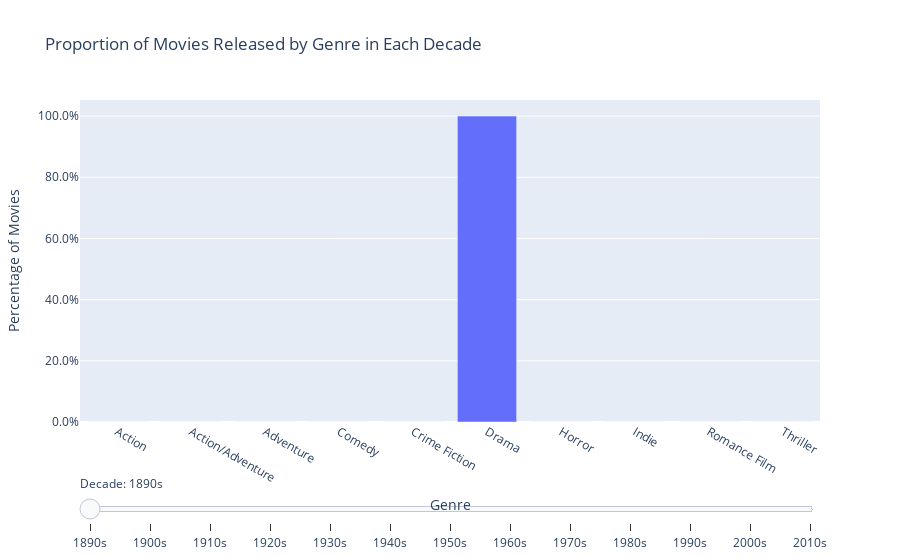

Notebook source saved alongside this figure:
### Markdown cell above
These plots show that drama, comedy, and documentary movies have steadily increased over time, peaking in the 2000s. Genres like black-and-white and silent films were popular in the early 20th century but declined afterward. More action, horror, and thriller movies have emerged in recent decades, reflecting changing audience preferences. Overall, the data indicates a shift towards more diverse genres over time, with significant growth in certain types of films in the latter half of the 20th century and beyond.

### Code cell
import plotly.graph_objects as go
import pandas as pd
movies_per_decade_by_genre = movies_per_decade_genres_10.T

# Ensure your DataFrame `movies_per_decade_by_genre_normalized` is defined and normalized
movies_per_decade_by_genre_normalized = movies_per_decade_by_genre.div(movies_per_decade_by_genre.sum(axis=1), axis=0)

# Create an interactive figure
fig = go.Figure()

# Iterate through each decade and create a bar plot for it
for decade in movies_per_decade_by_genre_normalized.index:
    fig.add_trace(go.Bar(
        x=movies_per_decade_by_genre_normalized.columns,
        y=movies_per_decade_by_genre_normalized.loc[decade],  # Convert to percentage
        name=f'{decade}s',
        visible=False  # Initially set all traces to invisible
    ))

# Set the first decade to be visible
fig.data[0].visible = True

# Create the slider steps
steps = []
for i, decade in enumerate(movies_per_decade_by_genre_normalized.index):
    step = dict(
        method="update",
        args=[{"visible": [False] * len(fig.data)}],  # Hide all traces
        label=f"{decade}s"
    )
    step["args"][0]["visible"][i] = True  # Set the current decade's trace to visible
    steps.append(step)

# Create slider
sliders = [dict(
    active=0,
    currentvalue={"prefix": "Decade: "},
    pad={"t": 50},
    steps=steps
)]

# Update the layout to include the slider
fig.update_layout(
    sliders=sliders,
    title='Proportion of Movies Released by Genre in Each Decade',
    xaxis_title='Genre',
    yaxis_title='Percentage of Movies',
    yaxis=dict(tickformat=".1%"),
    barmode='group'
)

# Show the plot
fig.show()

### Figure 1 — Plotly figure (JSON) as saved in the notebook; plotly's stock layout.template omitted (floating-point values rounded to 4 significant figures)
{"data": [{"name": "1890s", "type": "bar", "visible": true, "x": ["Action", "Action/Adventure", "Adventure", "Comedy", "Crime Fiction", "Drama", "Horror", "Indie", "Romance Film", "Thriller"], "y": [0, 0, 0, 0, 0, 1, 0, 0, 0, 0]}, {"name": "1900s", "type": "bar", "visible": false, "x": ["Action", "Action/Adventure", "Adventure", "Comedy", "Crime Fiction", "Drama", "Horror", "Indie", "Romance Film", "Thriller"], "y": [0, 0, 0, 0, 0, 0.5077, 0.03077, 0.3846, 0.07692, 0]}, {"name": "1910s", "type": "bar", "visible": false, "x": ["Action", "Action/Adventure", "Adventure", "Comedy", "Crime Fiction", "Drama", "Horror", "Indie", "Romance Film", "Thriller"], "y": [0.006557, 0.006557, 0.05574, 0.0459, 0, 0.459, 0.03279, 0.3443, 0.03934, 0.009836]}, {"name": "1920s", "type": "bar", "visible": false, "x": ["Action", "Action/Adventure", "Adventure", "Comedy", "Crime Fiction", "Drama", "Horror", "Indie", "Romance Film", "Thriller"], "y": [0.04453, 0.05263, 0.04251, 0.06883, 0.07692, 0.3259, 0.04251, 0.251, 0.06883, 0.02632]}, {"name": "1930s", "type": "bar", "visible": false, "x": ["Action", "Action/Adventure", "Adventure", "Comedy", "Crime Fiction", "Drama", "Horror", "Indie", "Romance Film", "Thriller"], "y": [0.09012, 0.06846, 0.09965, 0.1144, 0.06932, 0.2903, 0.07366, 0.0026, 0.1256, 0.06586]}, {"name": "1940s", "type": "bar", "visible": false, "x": ["Action", "Action/Adventure", "Adventure", "Comedy", "Crime Fiction", "Drama", "Horror", "Indie", "Romance Film", "Thriller"], "y": [0.06079, 0.04508, 0.06899, 0.1202, 0.1018, 0.321, 0.03825, 0.0006831, 0.1216, 0.1216]}, {"name": "1950s", "type": "bar", "visible": false, "x": ["Action", "Action/Adventure", "Adventure", "Comedy", "Crime Fiction", "Drama", "Horror", "Indie", "Romance Film", "Thriller"], "y": [0.06952, 0.07334, 0.07589, 0.08036, 0.09184, 0.3259, 0.06059, 0.007653, 0.1186, 0.0963]}, {"name": "1960s", "type": "bar", "visible": false, "x": ["Action", "Action/Adventure", "Adventure", "Comedy", "Crime Fiction", "Drama", "Horror", "Indie", "Romance Film", "Thriller"], "y": [0.08862, 0.08135, 0.08069, 0.1237, 0.05754, 0.2791, 0.07738, 0.02844, 0.09193, 0.09127]}, {"name": "1970s", "type": "bar", "visible": false, "x": ["Action", "Action/Adventure", "Adventure", "Comedy", "Crime Fiction", "Drama", "Horror", "Indie", "Romance Film", "Thriller"], "y": [0.1027, 0.08554, 0.06287, 0.08683, 0.08383, 0.2455, 0.1074, 0.04063, 0.05518, 0.1296]}, {"name": "1980s", "type": "bar", "visible": false, "x": ["Action", "Action/Adventure", "Adventure", "Comedy", "Crime Fiction", "Drama", "Horror", "Indie", "Romance Film", "Thriller"], "y": [0.1022, 0.08781, 0.07147, 0.1258, 0.06953, 0.2008, 0.09834, 0.05762, 0.06731, 0.1191]}, {"name": "1990s", "type": "bar", "visible": false, "x": ["Action", "Action/Adventure", "Adventure", "Comedy", "Crime Fiction", "Drama", "Horror", "Indie", "Romance Film", "Thriller"], "y": [0.1004, 0.07277, 0.05886, 0.1335, 0.08424, 0.2162, 0.05303, 0.05716, 0.0897, 0.1341]}, {"name": "2000s", "type": "bar", "visible": false, "x": ["Action", "Action/Adventure", "Adventure", "Comedy", "Crime Fiction", "Drama", "Horror", "Indie", "Romance Film", "Thriller"], "y": [0.09326, 0.07243, 0.05061, 0.1194, 0.07498, 0.2146, 0.07819, 0.06368, 0.08617, 0.1466]}, {"name": "2010s", "type": "bar", "visible": false, "x": ["Action", "Action/Adventure", "Adventure", "Comedy", "Crime Fiction", "Drama", "Horror", "Indie", "Romance Film", "Thriller"], "y": [0.1434, 0.0639, 0.06304, 0.09456, 0.05915, 0.2228, 0.08031, 0.02591, 0.07642, 0.1706]}], "layout": {"barmode": "group", "sliders": [{"active": 0, "currentvalue": {"prefix": "Decade: "}, "pad": {"t": 50}, "steps": [{"args": [{"visible": [true, false, false, false, false, false, false, false, false, false, false, false, false]}], "label": "1890s", "method": "update"}, {"args": [{"visible": [false, true, false, false, false, false, false, false, false, false, false, false, false]}], "label": "1900s", "method": "update"}, {"args": [{"visible": [false, false, true, false, false, false, false, false, false, false, false, false, false]}], "label": "1910s", "method": "update"}, {"args": [{"visible": [false, false, false, true, false, false, false, false, false, false, false, false, false]}], "label": "1920s", "method": "update"}, {"args": [{"visible": [false, false, false, false, true, false, false, false, false, false, false, false, false]}], "label": "1930s", "method": "update"}, {"args": [{"visible": [false, false, false, false, false, true, false, false, false, false, false, false, false]}], "label": "1940s", "method": "update"}, {"args": [{"visible": [false, false, false, false, false, false, true, false, false, false, false, false, false]}], "label": "1950s", "method": "update"}, {"args": [{"visible": [false, false, false, false, false, false, false, true, false, false, false, false, false]}], "label": "1960s", "method": "update"}, {"args": [{"visible": [false, false, false, false, false, false, false, false, true, false, false, false, false]}], "label": "1970s", "method": "update"}, {"args": [{"visible": [false, false, false, false, false, false, false, false, false, true, false, false, false]}], "label": "1980s", "method": "update"}, {"args": [{"visible": [false, false, false, false, false, false, false, false, false, false, true, false, false]}], "label": "1990s", "method": "update"}, {"args": [{"visible": [false, false, false, false, false, false, false, false, false, false, false, true, false]}], "label": "2000s", "method": "update"}, {"args": [{"visible": [false, false, false, false, false, false, false, false, false, false, false, false, true]}], "label": "2010s", "method": "update"}]}], "title": {"text": "Proportion of Movies Released by Genre in Each Decade"}, "xaxis": {"title": {"text": "Genre"}}, "yaxis": {"tickformat": ".1%", "title": {"text": "Percentage of Movies"}}}}
